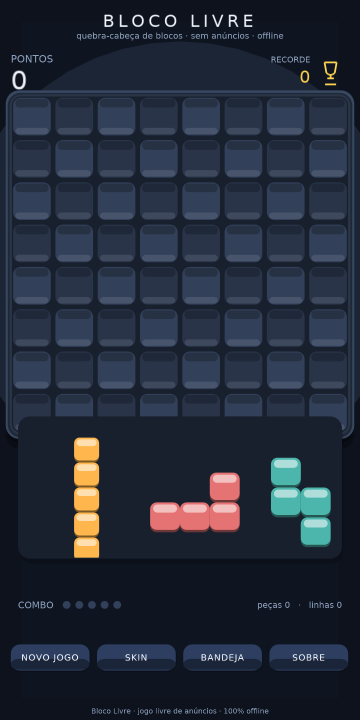
#> input picture screenshots/01_main_classic.png, 720 x 1440 px, found by its file name (shown at 1/2 size)
$ python find_board.py
#> lines starting #> are read from the running program, lines starting #| are printed output that depends on the picture; after the words box and inside, x2 and y2 are one past the last pixel; in counts of white or black regions, pixels touching at a corner belong together
#!/usr/bin/env python3
"""Locate board bbox precisely: model board as large square region distinct from page bg."""
import cv2, numpy as np, os

SRC = '/home/z/my-project/critic_shots/r1'
FILES = ['01_main_classic.png', '02_skin0.png', '03_skin1.png',
         '04_skin2.png', '05_skin3.png', '06_full.png', '07_clear.png']
TAGS = ['main', 'skin0', 'skin1', 'skin2', 'skin3', 'full', 'clear']

for fn, tag in zip(FILES, TAGS):
    img = cv2.imread(os.path.join(SRC, fn))
#> img is the input picture: shape (1440, 720, 3); mean B, G, R 59.1, 44.2, 36.4
    h, w = img.shape[:2]
#> h = 1440; w = 720
    bg = img[0, 0].astype(np.int16)
#> bg = [29, 18, 13]
    dist = np.linalg.norm(img.astype(np.int16) - bg, axis=2)
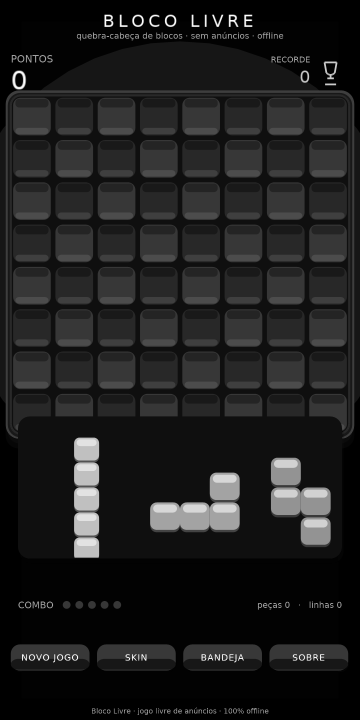
#> dist: shape (1440, 720) float64 (shown at 1/2 size); min 0, max 392.6, mean 47.4; drawn with min black and max white
    mask = (dist > 38).astype(np.uint8) * 255
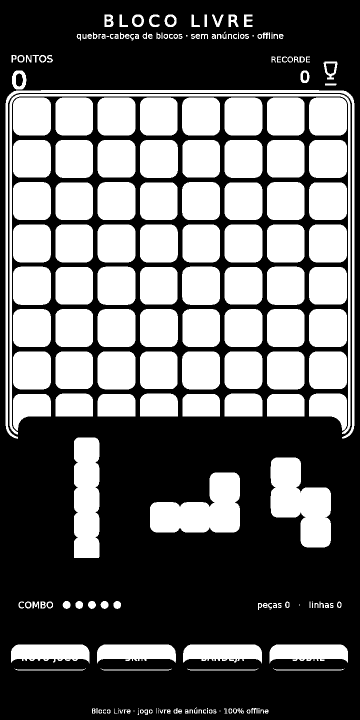
#> mask: shape (1440, 720) (shown at 1/2 size); 41.2% white; 219 white regions (23 under 20 px), largest, box (x1, y1, x2, y2) and area: (300, 945, 480, 1065) 13936, (541, 915, 662, 1095) 13919, (148, 875, 199, 1116) 11817
    mask = cv2.morphologyEx(mask, cv2.MORPH_OPEN, np.ones((3,3), np.uint8))
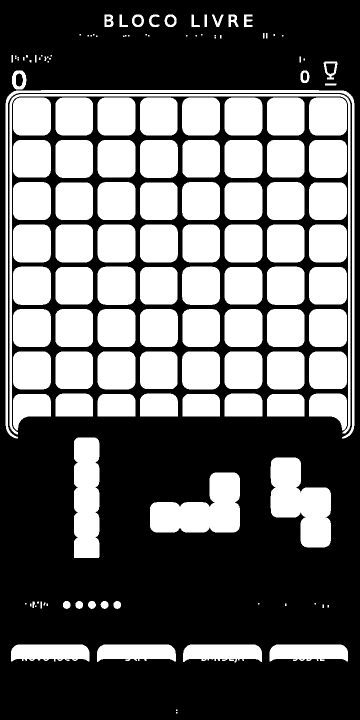
#> mask: shape (1440, 720) (shown at 1/2 size); 40.7% white; 145 white regions (42 under 20 px), largest, box (x1, y1, x2, y2) and area: (300, 945, 480, 1065) 13936, (541, 915, 662, 1095) 13919, (148, 875, 199, 1116) 11817
    n, lab, st, cen = cv2.connectedComponentsWithStats(mask, 8)
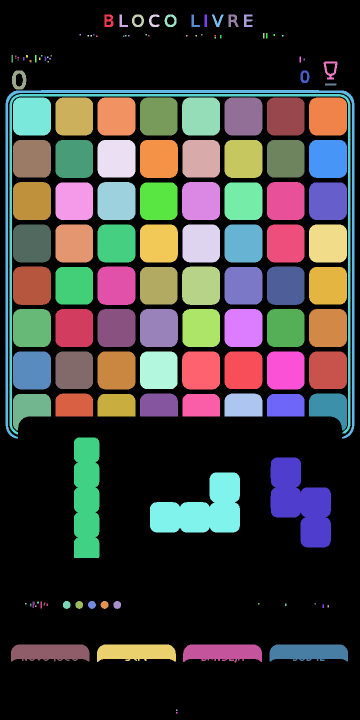
#> lab: shape (1440, 720) int32 (shown at 1/2 size); 146 distinct labels, from 0 to 145; one colour per label, 0 black
#> n = 146; st = 146 rows, first 6: [0, 0, 720, 1440, 614909], [209, 29, 18, 25, 312], [239, 29, 17, 25, 173], [264, 29, 24, 25, 308], [298, 29, 21, 25, 230], [329, 29, 24, 25, 307]; cen = 146 pairs, first value 24 to 660.9, second value 40.34 to 1425
    comps = sorted(range(1, n), key=lambda i: -st[i, cv2.CC_STAT_AREA])[:8]
#> comps = [121, 120, 119, 53, 54, 87, 88, 89]
    print(f'{tag}: candidates')
    for i in comps:
        x, y, bw, bh, area = st[i]
        print(f'   bbox=({x},{y}) {bw}x{bh} area={area} aspect={bw/max(1,bh):.2f} fill={area/max(1,bw*bh):.2f}')
#> this loop made 8 passes
#> (i, x, y, bw, bh, area) on passes 1 to 8: (121, 300, 945, 180, 120, 13936), (120, 541, 915, 121, 180, 13919), (119, 148, 875, 51, 241, 11817), (53, 11, 180, 698, 697, 10993), (54, 19, 188, 682, 681, 10099), (87, 26, 533, 76, 77, 5604), (88, 195, 533, 76, 77, 5604), (89, 364, 533, 76, 77, 5598)
#|    bbox=(300,945) 180x120 area=13936 aspect=1.50 fill=0.65
#|    bbox=(541,915) 121x180 area=13919 aspect=0.67 fill=0.64
#|    bbox=(148,875) 51x241 area=11817 aspect=0.21 fill=0.96
#|    bbox=(11,180) 698x697 area=10993 aspect=1.00 fill=0.02
#|    bbox=(19,188) 682x681 area=10099 aspect=1.00 fill=0.02
#|    bbox=(26,533) 76x77 area=5604 aspect=0.99 fill=0.96
#|    bbox=(195,533) 76x77 area=5604 aspect=0.99 fill=0.96
#|    bbox=(364,533) 76x77 area=5598 aspect=0.99 fill=0.96
    # board: aspect near 1, big
    best = None
    for i in comps:
        x, y, bw, bh, area = st[i]
        if bw > 300 and 0.9 < bw / max(1, bh) < 1.1 and area > 60000:
            best = (x, y, bw, bh)
    print('   -> board:', best)
#> pass 2 of the loop `for fn, tag in zip(FILES, TAGS):`:
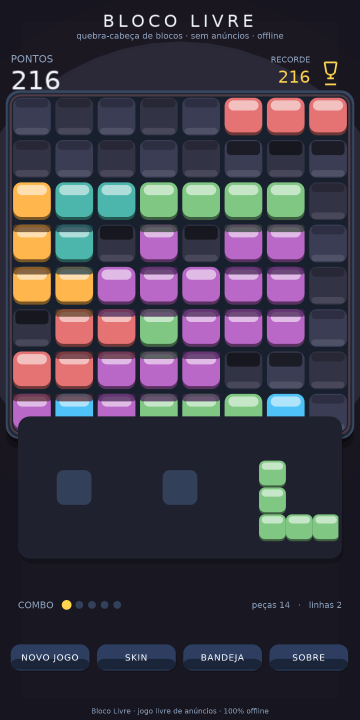
#> input picture screenshots/02_skin0.png, 720 x 1440 px, found by its file name (shown at 1/2 size)
#> img is the input picture: shape (1440, 720, 3); mean B, G, R 71.3, 58.4, 62.5
#> bg = [31, 21, 23]
#> `mask = (dist > 38).astype(np.uint8) * 255`:
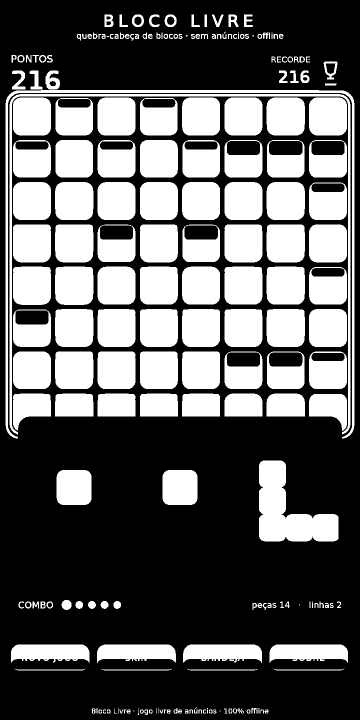
#> mask: shape (1440, 720) (shown at 1/2 size); 37.7% white; 226 white regions (25 under 20 px), largest, box (x1, y1, x2, y2) and area: (518, 921, 677, 1083) 13946, (11, 180, 709, 877) 10963, (19, 188, 701, 869) 10085
#> `n, lab, st, cen = cv2.connectedComponentsWithStats(mask, 8)`:
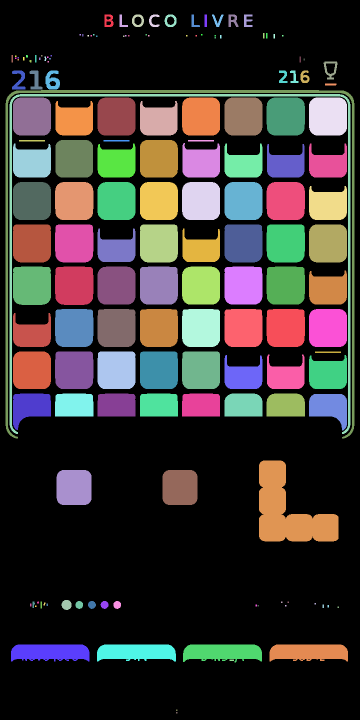
#> lab: shape (1440, 720) int32 (shown at 1/2 size); 159 distinct labels, from 0 to 158; one colour per label, 0 black
#> n = 159; st = 159 rows, first 6: [0, 0, 720, 1440, 652976], [209, 29, 18, 25, 312], [239, 29, 17, 25, 173], [264, 29, 24, 25, 309], [298, 29, 21, 25, 230], [329, 29, 24, 25, 307]; cen = 159 pairs, first value 24 to 676, second value 40.36 to 1425
#> comps = [128, 58, 59, 96, 95, 88, 91, 101]
#> the loop `for i in comps:` made 8 passes
#> (i, x, y, bw, bh, area) on passes 1 to 8: (128, 518, 921, 159, 162, 13946), (58, 11, 180, 698, 697, 10963), (59, 19, 188, 682, 680, 10082), (96, 110, 533, 77, 77, 5667), (95, 26, 533, 76, 77, 5646), (88, 110, 449, 77, 76, 5636), (91, 533, 449, 77, 76, 5636), (101, 533, 533, 77, 76, 5630)
#> (printed output is left out)
#> pass 3 of the loop `for fn, tag in zip(FILES, TAGS):`:
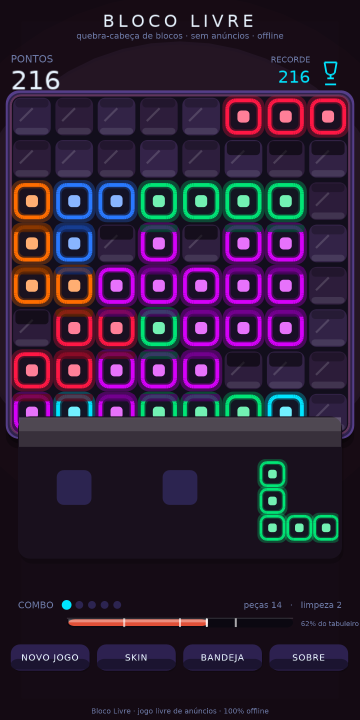
#> input picture screenshots/03_skin1.png, 720 x 1440 px, found by its file name (shown at 1/2 size)
#> img is the input picture: shape (1440, 720, 3); mean B, G, R 52.9, 30.5, 46
#> bg = [19, 10, 20]
#> `mask = (dist > 38).astype(np.uint8) * 255`:
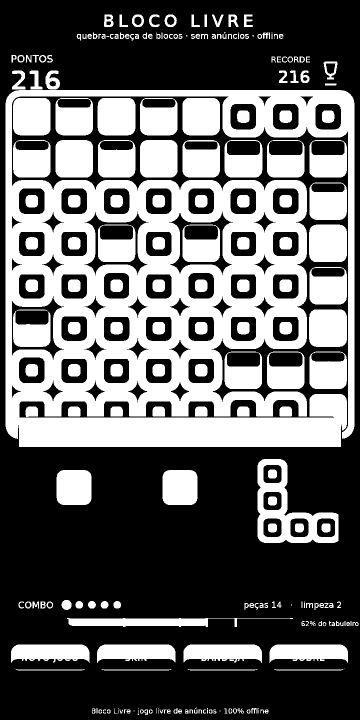
#> mask: shape (1440, 720) (shown at 1/2 size); 39.3% white; 243 white regions (25 under 20 px), largest, box (x1, y1, x2, y2) and area: (11, 180, 709, 894) 226534, (515, 918, 677, 1086) 9457, (618, 449, 694, 524) 5484
#> `n, lab, st, cen = cv2.connectedComponentsWithStats(mask, 8)`:
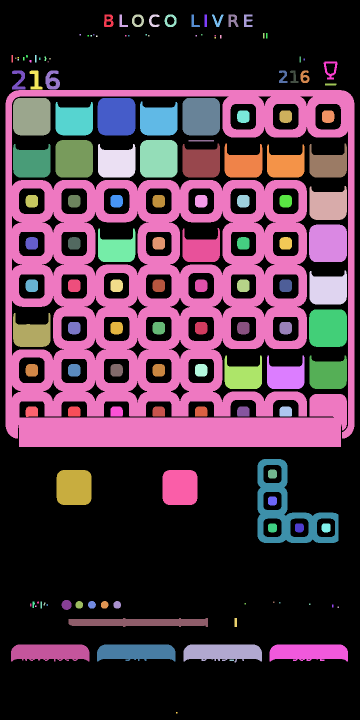
#> lab: shape (1440, 720) int32 (shown at 1/2 size); 148 distinct labels, from 0 to 147; one colour per label, 0 black
#> n = 148; st = 148 rows, first 6: [0, 0, 720, 1440, 638448], [208, 29, 19, 25, 324], [239, 29, 17, 25, 173], [264, 29, 24, 25, 309], [298, 29, 21, 25, 231], [329, 29, 24, 25, 307]; cen = 148 pairs, first value 24 to 676, second value 40.36 to 1425
#> comps = [49, 114, 75, 51, 91, 58, 59, 52]
#> the loop `for i in comps:` made 8 passes
#> (i, x, y, bw, bh, area) on passes 1 to 8: (49, 11, 180, 698, 714, 226531), (114, 515, 918, 162, 168, 9457), (75, 618, 449, 76, 75, 5484), (51, 195, 196, 76, 75, 5483), (91, 618, 619, 76, 75, 5483), (58, 111, 280, 75, 75, 5443), (59, 280, 280, 75, 75, 5443), (52, 365, 196, 75, 75, 5439)
#> (printed output is left out)
#> the loop `for i in comps:` made 8 passes
#|    -> board: (11, 180, 698, 714)
#> (the run stopped early here; a loop or call above may not have finished)
